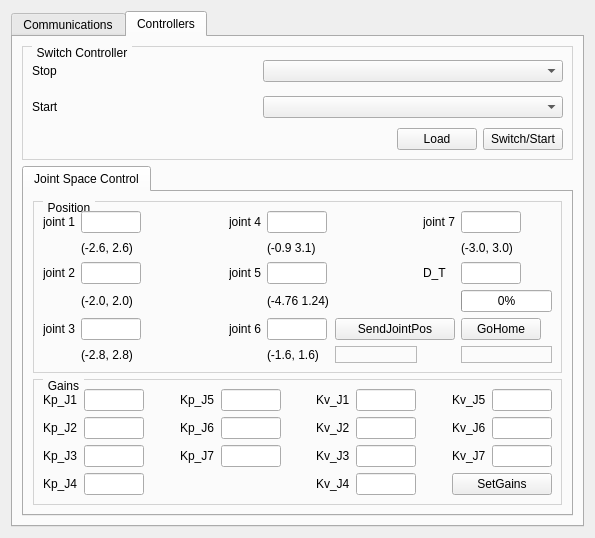
  <widget class="QWidget" name="centralwidget">
   <layout class="QVBoxLayout" name="verticalLayout_4">
    <item>
     <widget class="QTabWidget" name="tab_manager">
      <property name="minimumSize">
       <size>
        <width>100</width>
        <height>0</height>
       </size>
      </property>
      <property name="locale">
       <locale language="English" country="Australia"/>
      </property>
      <property name="currentIndex">
       <number>1</number>
      </property>
      <widget class="QWidget" name="CommunicationTabs">
       <attribute name="title">
        <string>Communications</string>
       </attribute>
       <layout class="QVBoxLayout" name="verticalLayout_2">
        <item>
         <widget class="QGroupBox" name="CommGroupBox">
          <property name="sizePolicy">
           <sizepolicy hsizetype="MinimumExpanding" vsizetype="Preferred">
            <horstretch>0</horstretch>
            <verstretch>0</verstretch>
           </sizepolicy>
          </property>
          <property name="title">
           <string>Logging</string>
          </property>
          <layout class="QGridLayout" name="gridLayout_3">
           <item row="0" column="0">
            <widget class="QListView" name="view_logging"/>
           </item>
          </layout>
         </widget>
        </item>
       </layout>
      </widget>
      <widget class="QWidget" name="ControllersTab">
       <attribute name="title">
        <string>Controllers</string>
       </attribute>
       <layout class="QVBoxLayout" name="verticalLayout_6">
        <item>
         <widget class="QGroupBox" name="SwitchControllerGroupBox">
          <property name="styleSheet">
           <string notr="true">QGroupBox {
    border: 1px solid lightgray;
    margin-top: 0.5em;
}

QGroupBox::title {
    subcontrol-origin: margin;
    left: 10px;
    padding: 0 3px 0 3px;
}</string>
          </property>
          <property name="title">
           <string>Switch Controller</string>
          </property>
          <layout class="QGridLayout" name="gridLayout_2">
           <item row="0" column="0">
            <widget class="QLabel" name="StopControllerLabel">
             <property name="text">
              <string>Stop</string>
             </property>
            </widget>
           </item>
           <item row="0" column="1">
            <spacer name="horizontalSpacer_2">
             <property name="orientation">
              <enum>Qt::Horizontal</enum>
             </property>
             <property name="sizeHint" stdset="0">
              <size>
               <width>70</width>
               <height>30</height>
              </size>
             </property>
            </spacer>
           </item>
           <item row="0" column="2">
            <widget class="QComboBox" name="StartControllerCombo">
             <property name="sizePolicy">
              <sizepolicy hsizetype="Maximum" vsizetype="Fixed">
               <horstretch>0</horstretch>
               <verstretch>0</verstretch>
              </sizepolicy>
             </property>
             <property name="minimumSize">
              <size>
               <width>300</width>
               <height>0</height>
              </size>
             </property>
            </widget>
           </item>
           <item row="1" column="0">
            <widget class="QLabel" name="StartControllerLabel">
             <property name="text">
              <string>Start</string>
             </property>
            </widget>
           </item>
           <item row="1" column="1">
            <spacer name="horizontalSpacer_3">
             <property name="orientation">
              <enum>Qt::Horizontal</enum>
             </property>
             <property name="sizeHint" stdset="0">
              <size>
               <width>172</width>
               <height>30</height>
              </size>
             </property>
            </spacer>
           </item>
           <item row="1" column="2">
            <widget class="QComboBox" name="StopControllerCombo">
             <property name="sizePolicy">
              <sizepolicy hsizetype="Maximum" vsizetype="Fixed">
               <horstretch>0</horstretch>
               <verstretch>0</verstretch>
              </sizepolicy>
             </property>
             <property name="minimumSize">
              <size>
               <width>300</width>
               <height>0</height>
              </size>
             </property>
            </widget>
           </item>
           <item row="2" column="2">
            <layout class="QHBoxLayout" name="horizontalLayout">
             <item>
              <spacer name="horizontalSpacer_4">
               <property name="orientation">
                <enum>Qt::Horizontal</enum>
               </property>
               <property name="sizeHint" stdset="0">
                <size>
                 <width>40</width>
                 <height>20</height>
                </size>
               </property>
              </spacer>
             </item>
             <item>
              <widget class="QPushButton" name="button_LoadControllerList">
               <property name="text">
                <string>Load</string>
               </property>
              </widget>
             </item>
             <item>
              <widget class="QPushButton" name="button_SwitchController">
               <property name="text">
                <string>Switch/Start</string>
               </property>
              </widget>
             </item>
            </layout>
           </item>
          </layout>
         </widget>
        </item>
        <item>
         <widget class="QTabWidget" name="ControllersTabWidget">
          <widget class="QWidget" name="JointSpaceControlTab">
           <attribute name="title">
            <string>Joint Space Control</string>
           </attribute>
           <layout class="QVBoxLayout" name="verticalLayout_5">
            <item>
             <widget class="QGroupBox" name="JointSpacePosGroupBox">
              <property name="styleSheet">
               <string notr="true">QGroupBox {
    border: 1px solid lightgray;
    margin-top: 0.5em;
}

QGroupBox::title {
    subcontrol-origin: margin;
    left: 10px;
    padding: 0 3px 0 3px;
}</string>
              </property>
              <property name="title">
               <string>Position</string>
              </property>
              <layout class="QGridLayout" name="gridLayout_5">
               <item row="0" column="2">
                <spacer name="JointPosSpacer1">
                 <property name="orientation">
                  <enum>Qt::Horizontal</enum>
                 </property>
                 <property name="sizeHint" stdset="0">
                  <size>
                   <width>82</width>
                   <height>20</height>
                  </size>
                 </property>
                </spacer>
               </item>
               <item row="2" column="3">
                <widget class="QLabel" name="JointPos5SetLabel">
                 <property name="text">
                  <string>joint 5</string>
                 </property>
                </widget>
               </item>
               <item row="0" column="8">
                <widget class="QLineEdit" name="Joint7PosText">
                 <property name="maximumSize">
                  <size>
                   <width>60</width>
                   <height>30</height>
                  </size>
                 </property>
                </widget>
               </item>
               <item row="0" column="5">
                <spacer name="JointPosSpacer4">
                 <property name="orientation">
                  <enum>Qt::Horizontal</enum>
                 </property>
                 <property name="sizeHint" stdset="0">
                  <size>
                   <width>82</width>
                   <height>20</height>
                  </size>
                 </property>
                </spacer>
               </item>
               <item row="2" column="6">
                <widget class="QLabel" name="JointPosDurationLabel">
                 <property name="text">
                  <string>D_T</string>
                 </property>
                </widget>
               </item>
               <item row="4" column="3">
                <widget class="QLabel" name="JointPos6SetLabel">
                 <property name="text">
                  <string>joint 6</string>
                 </property>
                </widget>
               </item>
               <item row="3" column="1">
                <widget class="QLabel" name="label_5">
                 <property name="maximumSize">
                  <size>
                   <width>16777215</width>
                   <height>25</height>
                  </size>
                 </property>
                 <property name="text">
                  <string>(-2.0, 2.0)</string>
                 </property>
                </widget>
               </item>
               <item row="5" column="5">
                <widget class="QLabel" name="JointPosSentLabel">
                 <property name="sizePolicy">
                  <sizepolicy hsizetype="Preferred" vsizetype="Preferred">
                   <horstretch>20</horstretch>
                   <verstretch>0</verstretch>
                  </sizepolicy>
                 </property>
                 <property name="minimumSize">
                  <size>
                   <width>70</width>
                   <height>0</height>
                  </size>
                 </property>
                 <property name="maximumSize">
                  <size>
                   <width>16777215</width>
                   <height>16777215</height>
                  </size>
                 </property>
                 <property name="frameShape">
                  <enum>QFrame::StyledPanel</enum>
                 </property>
                 <property name="text">
                  <string/>
                 </property>
                </widget>
               </item>
               <item row="0" column="6">
                <widget class="QLabel" name="JointPos7SetLabel">
                 <property name="text">
                  <string>joint 7</string>
                 </property>
                </widget>
               </item>
               <item row="2" column="0">
                <widget class="QLabel" name="JointPos2SetLabel">
                 <property name="text">
                  <string>joint 2</string>
                 </property>
                </widget>
               </item>
               <item row="4" column="4">
                <widget class="QLineEdit" name="Joint6PosText">
                 <property name="maximumSize">
                  <size>
                   <width>60</width>
                   <height>30</height>
                  </size>
                 </property>
                </widget>
               </item>
               <item row="4" column="1">
                <widget class="QLineEdit" name="Joint3PosText">
                 <property name="maximumSize">
                  <size>
                   <width>60</width>
                   <height>30</height>
                  </size>
                 </property>
                </widget>
               </item>
               <item row="0" column="4">
                <widget class="QLineEdit" name="Joint4PosText">
                 <property name="maximumSize">
                  <size>
                   <width>60</width>
                   <height>30</height>
                  </size>
                 </property>
                </widget>
               </item>
               <item row="4" column="8">
                <widget class="QPushButton" name="button_GoHome">
                 <property name="sizePolicy">
                  <sizepolicy hsizetype="Fixed" vsizetype="Fixed">
                   <horstretch>0</horstretch>
                   <verstretch>2</verstretch>
                  </sizepolicy>
                 </property>
                 <property name="text">
                  <string>GoHome</string>
                 </property>
                </widget>
               </item>
               <item row="5" column="4">
                <widget class="QLabel" name="label_9">
                 <property name="maximumSize">
                  <size>
                   <width>16777215</width>
                   <height>25</height>
                  </size>
                 </property>
                 <property name="text">
                  <string>(-1.6, 1.6)</string>
                 </property>
                </widget>
               </item>
               <item row="0" column="1">
                <widget class="QLineEdit" name="Joint1PosText">
                 <property name="maximumSize">
                  <size>
                   <width>60</width>
                   <height>30</height>
                  </size>
                 </property>
                </widget>
               </item>
               <item row="1" column="4">
                <widget class="QLabel" name="label_7">
                 <property name="maximumSize">
                  <size>
                   <width>16777215</width>
                   <height>25</height>
                  </size>
                 </property>
                 <property name="text">
                  <string>(-0.9 3.1)</string>
                 </property>
                </widget>
               </item>
               <item row="0" column="0">
                <widget class="QLabel" name="JointPos1SetLabel">
                 <property name="text">
                  <string>joint 1</string>
                 </property>
                </widget>
               </item>
               <item row="2" column="2">
                <spacer name="JointPosSpacer2">
                 <property name="orientation">
                  <enum>Qt::Horizontal</enum>
                 </property>
                 <property name="sizeHint" stdset="0">
                  <size>
                   <width>82</width>
                   <height>20</height>
                  </size>
                 </property>
                </spacer>
               </item>
               <item row="1" column="1">
                <widget class="QLabel" name="label_6">
                 <property name="sizePolicy">
                  <sizepolicy hsizetype="Minimum" vsizetype="Preferred">
                   <horstretch>0</horstretch>
                   <verstretch>0</verstretch>
                  </sizepolicy>
                 </property>
                 <property name="maximumSize">
                  <size>
                   <width>16777215</width>
                   <height>25</height>
                  </size>
                 </property>
                 <property name="text">
                  <string>(-2.6, 2.6)</string>
                 </property>
                </widget>
               </item>
               <item row="0" column="3">
                <widget class="QLabel" name="JointPos4SetLabel">
                 <property name="text">
                  <string>joint 4</string>
                 </property>
                </widget>
               </item>
               <item row="2" column="1">
                <widget class="QLineEdit" name="Joint2PosText">
                 <property name="maximumSize">
                  <size>
                   <width>60</width>
                   <height>30</height>
                  </size>
                 </property>
                </widget>
               </item>
               <item row="2" column="5">
                <spacer name="JointPosSpacer5">
                 <property name="orientation">
                  <enum>Qt::Horizontal</enum>
                 </property>
                 <property name="sizeHint" stdset="0">
                  <size>
                   <width>40</width>
                   <height>20</height>
                  </size>
                 </property>
                </spacer>
               </item>
               <item row="3" column="4">
                <widget class="QLabel" name="label_8">
                 <property name="maximumSize">
                  <size>
                   <width>16777215</width>
                   <height>25</height>
                  </size>
                 </property>
                 <property name="text">
                  <string>(-4.76 1.24)</string>
                 </property>
                </widget>
               </item>
               <item row="1" column="8">
                <widget class="QLabel" name="label_10">
                 <property name="maximumSize">
                  <size>
                   <width>16777215</width>
                   <height>25</height>
                  </size>
                 </property>
                 <property name="text">
                  <string>(-3.0, 3.0)</string>
                 </property>
                </widget>
               </item>
               <item row="5" column="1">
                <widget class="QLabel" name="label_4">
                 <property name="maximumSize">
                  <size>
                   <width>16777215</width>
                   <height>25</height>
                  </size>
                 </property>
                 <property name="text">
                  <string>(-2.8, 2.8)</string>
                 </property>
                </widget>
               </item>
               <item row="4" column="2">
                <spacer name="JointPosSpacer3">
                 <property name="orientation">
                  <enum>Qt::Horizontal</enum>
                 </property>
                 <property name="sizeHint" stdset="0">
                  <size>
                   <width>82</width>
                   <height>20</height>
                  </size>
                 </property>
                </spacer>
               </item>
               <item row="4" column="5" colspan="2">
                <widget class="QPushButton" name="button_SendJointPos">
                 <property name="sizePolicy">
                  <sizepolicy hsizetype="Minimum" vsizetype="Fixed">
                   <horstretch>0</horstretch>
                   <verstretch>0</verstretch>
                  </sizepolicy>
                 </property>
                 <property name="minimumSize">
                  <size>
                   <width>10</width>
                   <height>0</height>
                  </size>
                 </property>
                 <property name="text">
                  <string>SendJointPos</string>
                 </property>
                </widget>
               </item>
               <item row="4" column="0">
                <widget class="QLabel" name="JointPos3SetLabel">
                 <property name="text">
                  <string>joint 3</string>
                 </property>
                </widget>
               </item>
               <item row="2" column="4">
                <widget class="QLineEdit" name="Joint5PosText">
                 <property name="maximumSize">
                  <size>
                   <width>60</width>
                   <height>30</height>
                  </size>
                 </property>
                </widget>
               </item>
               <item row="5" column="8">
                <widget class="QLabel" name="GoHomeSentLabel">
                 <property name="minimumSize">
                  <size>
                   <width>70</width>
                   <height>0</height>
                  </size>
                 </property>
                 <property name="frameShape">
                  <enum>QFrame::StyledPanel</enum>
                 </property>
                 <property name="text">
                  <string/>
                 </property>
                </widget>
               </item>
               <item row="2" column="8">
                <widget class="QLineEdit" name="JointPosDurationText">
                 <property name="maximumSize">
                  <size>
                   <width>60</width>
                   <height>16777215</height>
                  </size>
                 </property>
                </widget>
               </item>
               <item row="3" column="8">
                <widget class="QProgressBar" name="progressBar_JointPos">
                 <property name="value">
                  <number>0</number>
                 </property>
                </widget>
               </item>
              </layout>
             </widget>
            </item>
            <item>
             <widget class="QGroupBox" name="JointSpaceGainGroupBox">
              <property name="styleSheet">
               <string notr="true">QGroupBox {
    border: 1px solid lightgray;
    margin-top: 0.5em;
}

QGroupBox::title {
    subcontrol-origin: margin;
    left: 10px;
    padding: 0 3px 0 3px;
}</string>
              </property>
              <property name="title">
               <string>Gains</string>
              </property>
              <layout class="QGridLayout" name="gridLayout_6">
               <item row="0" column="1">
                <widget class="QLineEdit" name="Joint1KpGainText">
                 <property name="maximumSize">
                  <size>
                   <width>60</width>
                   <height>30</height>
                  </size>
                 </property>
                </widget>
               </item>
               <item row="0" column="7">
                <widget class="QLineEdit" name="Joint1KvGainText">
                 <property name="maximumSize">
                  <size>
                   <width>60</width>
                   <height>30</height>
                  </size>
                 </property>
                </widget>
               </item>
               <item row="0" column="2">
                <spacer name="Joint1KpSpacer">
                 <property name="orientation">
                  <enum>Qt::Horizontal</enum>
                 </property>
                 <property name="sizeHint" stdset="0">
                  <size>
                   <width>20</width>
                   <height>20</height>
                  </size>
                 </property>
                </spacer>
               </item>
               <item row="1" column="2">
                <spacer name="Joint2KpSpacer">
                 <property name="orientation">
                  <enum>Qt::Horizontal</enum>
                 </property>
                 <property name="sizeHint" stdset="0">
                  <size>
                   <width>20</width>
                   <height>20</height>
                  </size>
                 </property>
                </spacer>
               </item>
               <item row="1" column="3">
                <widget class="QLabel" name="Joint6KpGainLabel">
                 <property name="text">
                  <string>Kp_J6</string>
                 </property>
                </widget>
               </item>
               <item row="0" column="3">
                <widget class="QLabel" name="Joint5KpGainLabel">
                 <property name="text">
                  <string>Kp_J5</string>
                 </property>
                </widget>
               </item>
               <item row="1" column="5">
                <spacer name="Joint5KpSpacer">
                 <property name="orientation">
                  <enum>Qt::Horizontal</enum>
                 </property>
                 <property name="sizeHint" stdset="0">
                  <size>
                   <width>21</width>
                   <height>20</height>
                  </size>
                 </property>
                </spacer>
               </item>
               <item row="1" column="6">
                <widget class="QLabel" name="Joint2KvGainLabel">
                 <property name="text">
                  <string>Kv_J2</string>
                 </property>
                </widget>
               </item>
               <item row="1" column="7">
                <widget class="QLineEdit" name="Joint2KvGainText">
                 <property name="maximumSize">
                  <size>
                   <width>60</width>
                   <height>30</height>
                  </size>
                 </property>
                </widget>
               </item>
               <item row="0" column="4">
                <widget class="QLineEdit" name="Joint5KpGainText">
                 <property name="maximumSize">
                  <size>
                   <width>60</width>
                   <height>30</height>
                  </size>
                 </property>
                </widget>
               </item>
               <item row="3" column="7">
                <widget class="QLineEdit" name="Joint4KvGainText">
                 <property name="maximumSize">
                  <size>
                   <width>60</width>
                   <height>30</height>
                  </size>
                 </property>
                </widget>
               </item>
               <item row="3" column="9" colspan="2">
                <widget class="QPushButton" name="button_SetGains">
                 <property name="text">
                  <string>SetGains</string>
                 </property>
                </widget>
               </item>
               <item row="0" column="9">
                <widget class="QLabel" name="Joint5KvGainLabel">
                 <property name="text">
                  <string>Kv_J5</string>
                 </property>
                </widget>
               </item>
               <item row="0" column="10">
                <widget class="QLineEdit" name="Joint5KvGainText">
                 <property name="maximumSize">
                  <size>
                   <width>60</width>
                   <height>30</height>
                  </size>
                 </property>
                </widget>
               </item>
               <item row="2" column="4">
                <widget class="QLineEdit" name="Joint7KpGainText">
                 <property name="maximumSize">
                  <size>
                   <width>60</width>
                   <height>30</height>
                  </size>
                 </property>
                </widget>
               </item>
               <item row="2" column="5">
                <spacer name="Joint6KpSpacer">
                 <property name="orientation">
                  <enum>Qt::Horizontal</enum>
                 </property>
                 <property name="sizeHint" stdset="0">
                  <size>
                   <width>21</width>
                   <height>20</height>
                  </size>
                 </property>
                </spacer>
               </item>
               <item row="2" column="6">
                <widget class="QLabel" name="Joint3KvGainLabel">
                 <property name="text">
                  <string>Kv_J3</string>
                 </property>
                </widget>
               </item>
               <item row="2" column="7">
                <widget class="QLineEdit" name="Joint3KvGainText">
                 <property name="maximumSize">
                  <size>
                   <width>60</width>
                   <height>30</height>
                  </size>
                 </property>
                </widget>
               </item>
               <item row="0" column="8">
                <spacer name="Joint1KvSpacer">
                 <property name="orientation">
                  <enum>Qt::Horizontal</enum>
                 </property>
                 <property name="sizeHint" stdset="0">
                  <size>
                   <width>20</width>
                   <height>20</height>
                  </size>
                 </property>
                </spacer>
               </item>
               <item row="1" column="8">
                <spacer name="Joint2KvSpacer">
                 <property name="orientation">
                  <enum>Qt::Horizontal</enum>
                 </property>
                 <property name="sizeHint" stdset="0">
                  <size>
                   <width>20</width>
                   <height>20</height>
                  </size>
                 </property>
                </spacer>
               </item>
               <item row="1" column="9">
                <widget class="QLabel" name="Joint6KvGainLabel">
                 <property name="text">
                  <string>Kv_J6</string>
                 </property>
                </widget>
               </item>
               <item row="2" column="9">
                <widget class="QLabel" name="Joint7KvGainLabel">
                 <property name="text">
                  <string>Kv_J7</string>
                 </property>
                </widget>
               </item>
               <item row="1" column="4">
                <widget class="QLineEdit" name="Joint6KpGainText">
                 <property name="maximumSize">
                  <size>
                   <width>60</width>
                   <height>30</height>
                  </size>
                 </property>
                </widget>
               </item>
               <item row="1" column="0">
                <widget class="QLabel" name="Joint2KpGainLabel">
                 <property name="text">
                  <string>Kp_J2</string>
                 </property>
                </widget>
               </item>
               <item row="1" column="1">
                <widget class="QLineEdit" name="Joint2KpGainText">
                 <property name="maximumSize">
                  <size>
                   <width>60</width>
                   <height>30</height>
                  </size>
                 </property>
                </widget>
               </item>
               <item row="0" column="5">
                <spacer name="Joint4KpSpacer">
                 <property name="orientation">
                  <enum>Qt::Horizontal</enum>
                 </property>
                 <property name="sizeHint" stdset="0">
                  <size>
                   <width>21</width>
                   <height>20</height>
                  </size>
                 </property>
                </spacer>
               </item>
               <item row="1" column="10">
                <widget class="QLineEdit" name="Joint6KvGainText">
                 <property name="maximumSize">
                  <size>
                   <width>60</width>
                   <height>30</height>
                  </size>
                 </property>
                </widget>
               </item>
               <item row="2" column="0">
                <widget class="QLabel" name="Joint3KpGainLabel">
                 <property name="text">
                  <string>Kp_J3</string>
                 </property>
                </widget>
               </item>
               <item row="2" column="1">
                <widget class="QLineEdit" name="Joint3KpGainText">
                 <property name="maximumSize">
                  <size>
                   <width>60</width>
                   <height>30</height>
                  </size>
                 </property>
                </widget>
               </item>
               <item row="2" column="2">
                <spacer name="Joint3KpSpacer">
                 <property name="orientation">
                  <enum>Qt::Horizontal</enum>
                 </property>
                 <property name="sizeHint" stdset="0">
                  <size>
                   <width>20</width>
                   <height>20</height>
                  </size>
                 </property>
                </spacer>
               </item>
               <item row="2" column="3">
                <widget class="QLabel" name="Joint7KpGainLabel">
                 <property name="text">
                  <string>Kp_J7</string>
                 </property>
                </widget>
               </item>
               <item row="2" column="10">
                <widget class="QLineEdit" name="Joint7KvGainText">
                 <property name="maximumSize">
                  <size>
                   <width>60</width>
                   <height>30</height>
                  </size>
                 </property>
                </widget>
               </item>
               <item row="3" column="0">
                <widget class="QLabel" name="Joint4KpGainLabel">
                 <property name="text">
                  <string>Kp_J4</string>
                 </property>
                </widget>
               </item>
               <item row="3" column="1">
                <widget class="QLineEdit" name="Joint4KpGainText">
                 <property name="maximumSize">
                  <size>
                   <width>60</width>
                   <height>30</height>
                  </size>
                 </property>
                </widget>
               </item>
               <item row="3" column="6">
                <widget class="QLabel" name="Joint4KvGainLabel">
                 <property name="text">
                  <string>Kv_J4</string>
                 </property>
                </widget>
               </item>
               <item row="0" column="0">
                <widget class="QLabel" name="Joint1KpGainLabel">
                 <property name="text">
                  <string>Kp_J1</string>
                 </property>
                </widget>
               </item>
               <item row="2" column="8">
                <spacer name="Joint3KvSpacer">
                 <property name="orientation">
                  <enum>Qt::Horizontal</enum>
                 </property>
                 <property name="sizeHint" stdset="0">
                  <size>
                   <width>20</width>
                   <height>20</height>
                  </size>
                 </property>
                </spacer>
               </item>
               <item row="0" column="6">
                <widget class="QLabel" name="Joint1KvGainLabel">
                 <property name="text">
                  <string>Kv_J1</string>
                 </property>
                </widget>
               </item>
              </layout>
             </widget>
            </item>
           </layout>
          </widget>
         </widget>
        </item>
       </layout>
      </widget>
     </widget>
    </item>
   </layout>
  </widget>
